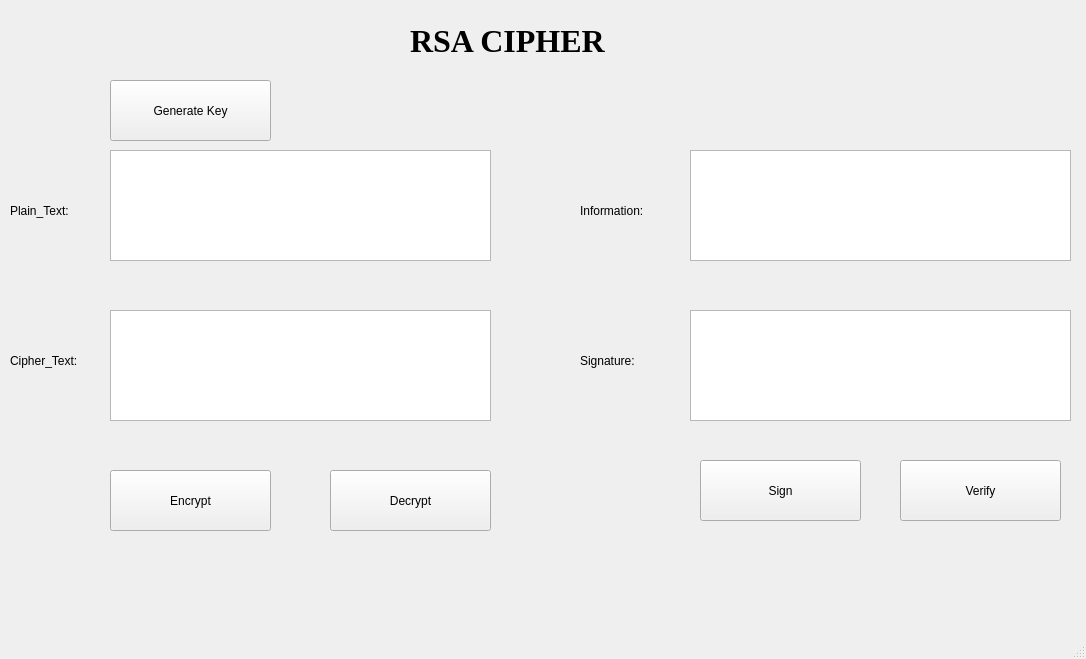
<?xml version="1.0" encoding="UTF-8"?>
<ui version="4.0">
 <class>MainWindow</class>
 <widget class="QMainWindow" name="MainWindow">
  <property name="geometry">
   <rect>
    <x>0</x>
    <y>0</y>
    <width>1086</width>
    <height>659</height>
   </rect>
  </property>
  <property name="windowTitle">
   <string>MainWindow</string>
  </property>
  <widget class="QWidget" name="centralwidget">
   <widget class="QLabel" name="label">
    <property name="geometry">
     <rect>
      <x>410</x>
      <y>20</y>
      <width>251</width>
      <height>41</height>
     </rect>
    </property>
    <property name="font">
     <font>
      <family>Times New Roman</family>
      <pointsize>24</pointsize>
      <weight>75</weight>
      <bold>true</bold>
     </font>
    </property>
    <property name="text">
     <string>RSA CIPHER</string>
    </property>
   </widget>
   <widget class="QToolButton" name="toolButton">
    <property name="geometry">
     <rect>
      <x>110</x>
      <y>80</y>
      <width>161</width>
      <height>61</height>
     </rect>
    </property>
    <property name="text">
     <string>Generate Key</string>
    </property>
   </widget>
   <widget class="QToolButton" name="toolButton_2">
    <property name="geometry">
     <rect>
      <x>330</x>
      <y>470</y>
      <width>161</width>
      <height>61</height>
     </rect>
    </property>
    <property name="text">
     <string>Decrypt</string>
    </property>
   </widget>
   <widget class="QToolButton" name="toolButton_3">
    <property name="geometry">
     <rect>
      <x>110</x>
      <y>470</y>
      <width>161</width>
      <height>61</height>
     </rect>
    </property>
    <property name="text">
     <string>Encrypt</string>
    </property>
   </widget>
   <widget class="QToolButton" name="toolButton_4">
    <property name="geometry">
     <rect>
      <x>700</x>
      <y>460</y>
      <width>161</width>
      <height>61</height>
     </rect>
    </property>
    <property name="text">
     <string>Sign</string>
    </property>
   </widget>
   <widget class="QToolButton" name="toolButton_5">
    <property name="geometry">
     <rect>
      <x>900</x>
      <y>460</y>
      <width>161</width>
      <height>61</height>
     </rect>
    </property>
    <property name="text">
     <string>Verify</string>
    </property>
   </widget>
   <widget class="QPlainTextEdit" name="plainTextEdit">
    <property name="geometry">
     <rect>
      <x>110</x>
      <y>150</y>
      <width>381</width>
      <height>111</height>
     </rect>
    </property>
   </widget>
   <widget class="QPlainTextEdit" name="plainTextEdit_2">
    <property name="geometry">
     <rect>
      <x>110</x>
      <y>310</y>
      <width>381</width>
      <height>111</height>
     </rect>
    </property>
   </widget>
   <widget class="QPlainTextEdit" name="plainTextEdit_3">
    <property name="geometry">
     <rect>
      <x>690</x>
      <y>150</y>
      <width>381</width>
      <height>111</height>
     </rect>
    </property>
   </widget>
   <widget class="QPlainTextEdit" name="plainTextEdit_4">
    <property name="geometry">
     <rect>
      <x>690</x>
      <y>310</y>
      <width>381</width>
      <height>111</height>
     </rect>
    </property>
   </widget>
   <widget class="QLabel" name="label_2">
    <property name="geometry">
     <rect>
      <x>10</x>
      <y>200</y>
      <width>81</width>
      <height>21</height>
     </rect>
    </property>
    <property name="text">
     <string>Plain_Text:</string>
    </property>
   </widget>
   <widget class="QLabel" name="label_3">
    <property name="geometry">
     <rect>
      <x>10</x>
      <y>350</y>
      <width>81</width>
      <height>21</height>
     </rect>
    </property>
    <property name="text">
     <string>Cipher_Text:</string>
    </property>
   </widget>
   <widget class="QLabel" name="label_4">
    <property name="geometry">
     <rect>
      <x>580</x>
      <y>200</y>
      <width>81</width>
      <height>21</height>
     </rect>
    </property>
    <property name="text">
     <string>Information:</string>
    </property>
   </widget>
   <widget class="QLabel" name="label_5">
    <property name="geometry">
     <rect>
      <x>580</x>
      <y>350</y>
      <width>81</width>
      <height>21</height>
     </rect>
    </property>
    <property name="text">
     <string>Signature:</string>
    </property>
   </widget>
  </widget>
  <widget class="QMenuBar" name="menubar">
   <property name="geometry">
    <rect>
     <x>0</x>
     <y>0</y>
     <width>1086</width>
     <height>26</height>
    </rect>
   </property>
  </widget>
  <widget class="QStatusBar" name="statusbar"/>
 </widget>
 <resources/>
 <connections/>
</ui>
